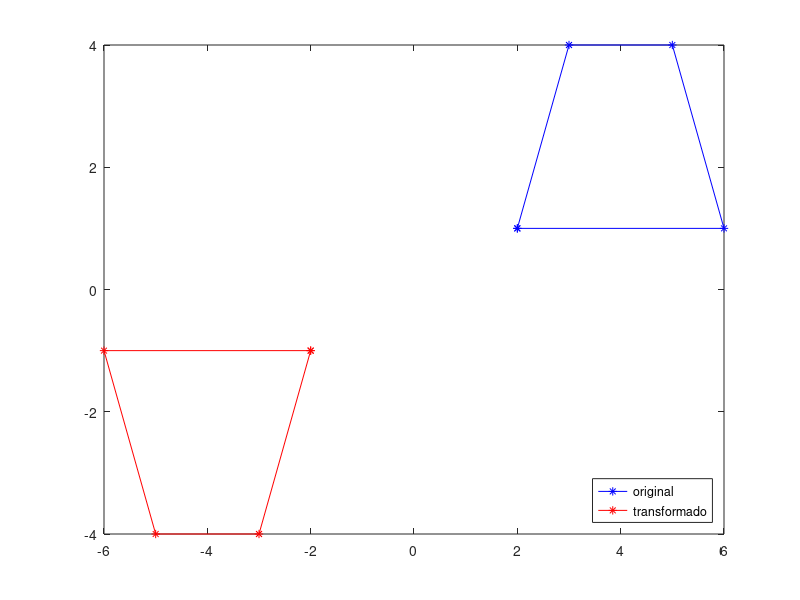

Write the MATLAB code that produced this figure.
function retval = qst2ReflexaoTrapezio()
  function pontosTransformados = reflexao(pontos)
    M = [-1 0; 0 -1]
    pontosTransformados = pontos * M
  endfunction
  
  ponto1 = [2 1]
  ponto2 = [4+ponto1(1, 1) ponto1(1, 2)]
  ponto3 = [ponto2(1, 1)-1 3+ponto2(1, 2)]
  ponto4 = [ponto3(1, 1)-2 ponto3(1, 2)]
  
  pontos = [ponto1(1, :); ponto2(1, :); ponto3(1, :); ponto4(1, :)]
  
  pontos(length(pontos)+1, :) = [pontos(1, 1) pontos(1, 2)]
  pontosTransformados = reflexao(pontos);
  plot( 
    pontos(:, 1), pontos(:, 2), '-b*', 
    pontosTransformados(:, 1), pontosTransformados(:, 2), '-r*'
  )
  legend("original", "transformado", "location", "southeast")
endfunction